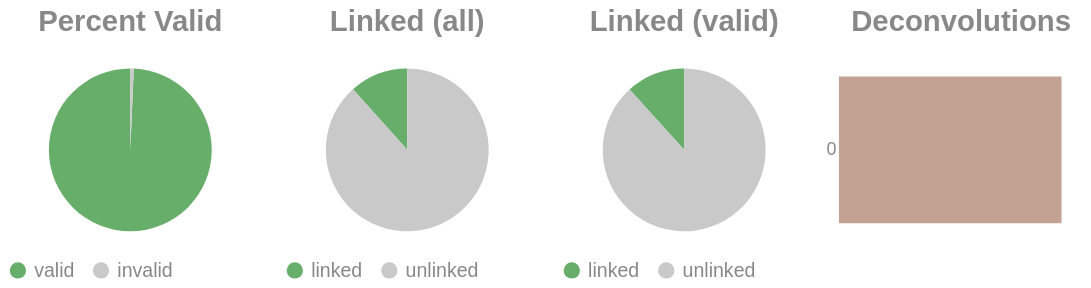

Source (notebook cell):
### Code cell
if SKIPLR:
    pass
else:
    clash = Counter()
    for i in valids['molecule'].to_list():
        _mol = i.split("-")
        if len(_mol) == 1:
            clash.update('0')
        else:
            clash.update(_mol[-1])

    _d = {"deconvolutions": [], 'count': []}
    for k,v in clash.items():
        _d['deconvolutions'].append(k)
        _d['count'].append(v)

    tot_valid = valids['reads'].sum()
    mask = valids['reads'] >= 2
    n_linked_reads = valids.filter(mask)['reads'].sum()
    if n_linked_reads == 0:
        print_html("No linked molecules (>=2 reads) were detected; skipping linked-only distributions.")
        SKIPLR = True
    else:
        perc_valid = round(tot_valid / n_reads, 4)
        linked_perc_abs = round(n_linked_reads / n_reads, 4)
        linked_perc = round(n_linked_reads / tot_valid, 4)

    _valid = pl.DataFrame({"valids": ['valid', 'invalid'], "count": [tot_valid, n_reads - tot_valid]})
    _linked_abs = pl.DataFrame({"linked (absolute)": ['linked', 'unlinked'], "count": [n_linked_reads, n_reads - n_linked_reads]})
    _linked_rel = pl.DataFrame({"linked (valids)": ['linked', 'unlinked'], "count": [n_linked_reads, tot_valid - n_linked_reads]})

    (
        alt.hconcat(
            piechart(_valid, goodval = 'valid', title = "Percent Valid"),
            piechart(_linked_abs, goodval = "linked", title =  "Linked (all)"),
            piechart(_linked_rel, goodval = "linked", title =  "Linked (valid)"),
            convolutionbar(pl.DataFrame(_d), title = "Deconvolutions"),
            center = True,
            bounds = 'flush'
        )
        .resolve_scale(color='independent')
        .resolve_legend('independent')
        .properties(usermeta={'embedOptions': {"actions": False}})
    ).display()

### Figure 1 — Vega-Lite specification as saved in the notebook (floating-point values rounded to 4 significant figures)
{"width": "container", "height": 400, "config": {"title": {"anchor": "start", "dy": -15, "fontSize": 18, "color": "#888888", "subtitleColor": "#888888", "subtitleFontSize": 14}, "arc": {"fill": "#0072B2"}, "axis": {"domainColor": "#888888", "domainWidth": 0.5, "gridWidth": 0.2, "grid": false, "titleFontWeight": 400, "titleFontSize": 15, "labelFontSize": 11, "labelColor": "#888888", "tickColor": "#888888", "tickWidth": 0.2, "titleColor": "#888888"}, "axisBand": {"grid": false}, "axisX": {"grid": true, "tickSize": 10, "domainCap": "round"}, "axisY": {"domain": false, "grid": true, "tickSize": 0, "domainCap": "round"}, "background": "transparent", "header": {"labelFontSize": 15, "labelColor": "#888888", "titleFontSize": 15, "titleFontWeight": 600, "titleColor": "#888888"}, "legend": {"labelFont": "sans-serif", "labelFontSize": 12, "labelColor": "#888888", "symbolSize": 100, "symbolType": "circle", "titleFontSize": 12, "titlePadding": 10, "titleColor": "#888888", "title": null}, "range": {"category": ["#E69F00", "#56B4E9", "#009E73", "#F0E442", "#0072B2", "#D55E00", "#CC79A7", "#000000"], "diverging": ["#cfe8f3", "#a2d4ec", "#73bfe2", "#46abdb", "#1696d2", "#12719e"]}, "area": {"fill": "#0072B2", "fillOpacity": 0.7, "line": true, "strokeOpacity": 0.7}, "line": {"color": "#0072B2", "stroke": "#0072B2", "strokeWidth": 2}, "trail": {"color": "#0072B2", "stroke": "#0072B2", "strokeWidth": 0, "size": 1}, "point": {"filled": true, "fillOpacity": 1.0, "size": 95}, "text": {"color": "#888888", "fontSize": 11, "align": "right", "fontWeight": 400, "size": 11}, "bar": {"fill": "#0072B2", "stroke": null}, "view": {"stroke": null, "continuousWidth": 660, "continuousHeight": 400}}, "hconcat": [{"data": {"name": "data-68e7a818be4f88e6d456a00e1735fd7e"}, "mark": {"type": "arc"}, "encoding": {"color": {"field": "valids", "legend": {"orient": "bottom", "title": null}, "scale": {"domain": ["valid", "invalid"], "range": ["#68ae6b", "#C9C9C9"]}, "title": "Valids", "type": "nominal"}, "theta": {"field": "count", "type": "quantitative"}, "tooltip": [{"field": "valids", "title": "Valids", "type": "ordinal"}, {"field": "percent", "format": ".2%", "title": "Percent", "type": "quantitative"}, {"field": "count", "title": "Count", "type": "quantitative"}]}, "height": 100, "title": {"text": "Percent Valid", "align": "center", "anchor": "middle"}, "transform": [{"calculate": "datum.count / 1566575", "as": "percent"}], "width": 150}, {"data": {"name": "data-b7d6e7343e36720169d17dcf3b23f23b"}, "mark": {"type": "arc"}, "encoding": {"color": {"field": "linked (absolute)", "legend": {"orient": "bottom", "title": null}, "scale": {"domain": ["linked", "unlinked"], "range": ["#68ae6b", "#C9C9C9"]}, "title": "Linked (Absolute)", "type": "nominal"}, "theta": {"field": "count", "type": "quantitative"}, "tooltip": [{"field": "linked (absolute)", "title": "Linked (Absolute)", "type": "ordinal"}, {"field": "percent", "format": ".2%", "title": "Percent", "type": "quantitative"}, {"field": "count", "title": "Count", "type": "quantitative"}]}, "height": 100, "title": {"text": "Linked (all)", "align": "center", "anchor": "middle"}, "transform": [{"calculate": "datum.count / 1566575", "as": "percent"}], "width": 150}, {"data": {"name": "data-ca81e4598419e494b94f7318a7ad02bf"}, "mark": {"type": "arc"}, "encoding": {"color": {"field": "linked (valids)", "legend": {"orient": "bottom", "title": null}, "scale": {"domain": ["linked", "unlinked"], "range": ["#68ae6b", "#C9C9C9"]}, "title": "Linked (Valids)", "type": "nominal"}, "theta": {"field": "count", "type": "quantitative"}, "tooltip": [{"field": "linked (valids)", "title": "Linked (Valids)", "type": "ordinal"}, {"field": "percent", "format": ".2%", "title": "Percent", "type": "quantitative"}, {"field": "count", "title": "Count", "type": "quantitative"}]}, "height": 100, "title": {"text": "Linked (valid)", "align": "center", "anchor": "middle"}, "transform": [{"calculate": "datum.count / 1555834", "as": "percent"}], "width": 150}, {"data": {"name": "data-ccd55bba236e8a667112e2fb0d7cf68b"}, "mark": {"type": "bar"}, "encoding": {"color": {"field": "deconvolutions", "legend": null, "scale": {"scheme": "lightgreyred"}, "type": "nominal"}, "tooltip": [{"field": "deconvolutions", "title": "Deconvolutions", "type": "ordinal"}, {"field": "percent", "format": ".2%", "title": "Percent", "type": "quantitative"}, {"field": "count", "title": "Count", "type": "quantitative"}], "x": {"axis": null, "field": "count", "type": "quantitative"}, "y": {"field": "deconvolutions", "sort": "ascending", "title": null, "type": "nominal"}}, "height": 100, "title": {"text": "Deconvolutions", "align": "center", "anchor": "middle"}, "transform": [{"calculate": "datum.count / 1457486", "as": "percent"}], "width": 150}], "bounds": "flush", "center": true, "resolve": {"legend": {"angle": "independent"}, "scale": {"color": "independent"}}, "usermeta": {"embedOptions": {"actions": false}}, "$schema": "https://vega.github.io/schema/vega-lite/v6.1.0.json", "datasets": {"data-68e7a818be4f88e6d456a00e1735fd7e": [{"valids": "valid", "count": 1555834}, {"valids": "invalid", "count": 10741}], "data-b7d6e7343e36720169d17dcf3b23f23b": [{"linked (absolute)": "linked", "count": 181958}, {"linked (absolute)": "unlinked", "count": 1384617}], "data-ca81e4598419e494b94f7318a7ad02bf": [{"linked (valids)": "linked", "count": 181958}, {"linked (valids)": "unlinked", "count": 1373876}], "data-ccd55bba236e8a667112e2fb0d7cf68b": [{"deconvolutions": "0", "count": 1457486}]}}
